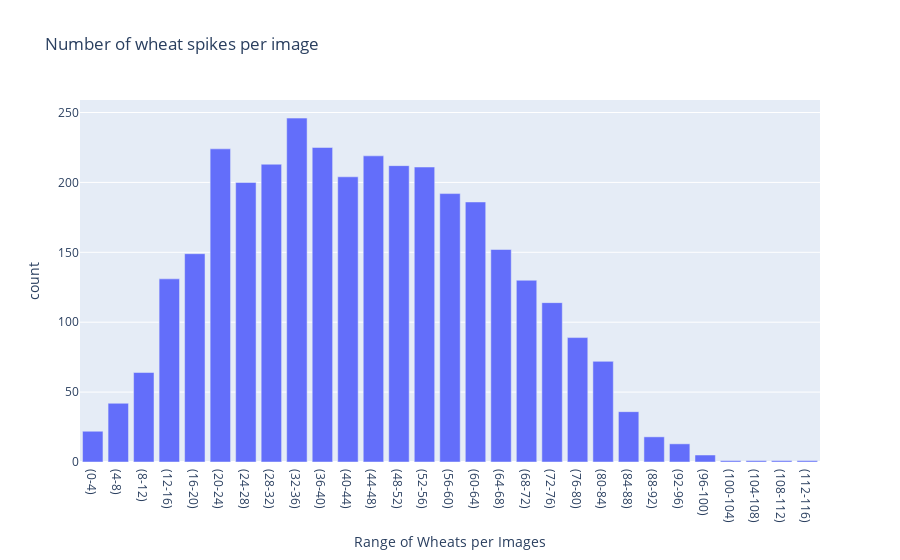

This figure's notebook cell:
### Markdown cell above
Display histogram of the bounding boxes count distribution

### Code cell
# Visualizing Spikes
counts,bins=np.histogram(train_images_spikes['count'],bins=range(0,117,4))
labels=[]
for i in range(0,len(bins)-1):
    labels.append(f'({bins[i]}-{bins[i+1]})')
px.bar(x=labels,y=counts,labels={'x':'Range of Wheats per Images','y':'count'},title="Number of wheat spikes per image")

### Figure 1 — Plotly figure (JSON) as saved in the notebook; plotly's stock layout.template omitted (floating-point values rounded to 4 significant figures)
{"data": [{"alignmentgroup": "True", "hovertemplate": "Range of Wheats per Images=%{x}<br>count=%{y}<extra></extra>", "legendgroup": "", "marker": {"color": "#636efa", "pattern": {"shape": ""}}, "name": "", "offsetgroup": "", "orientation": "v", "showlegend": false, "textposition": "auto", "type": "bar", "x": ["(0-4)", "(4-8)", "(8-12)", "(12-16)", "(16-20)", "(20-24)", "(24-28)", "(28-32)", "(32-36)", "(36-40)", "(40-44)", "(44-48)", "(48-52)", "(52-56)", "(56-60)", "(60-64)", "(64-68)", "(68-72)", "(72-76)", "(76-80)", "(80-84)", "(84-88)", "(88-92)", "(92-96)", "(96-100)", "(100-104)", "(104-108)", "(108-112)", "(112-116)"], "xaxis": "x", "y": [22, 42, 64, 131, 149, 224, 200, 213, 246, 225, 204, 219, 212, 211, 192, 186, 152, 130, 114, 89, 72, 36, 18, 13, 5, 1, 1, 1, 1], "yaxis": "y"}], "layout": {"barmode": "relative", "legend": {"tracegroupgap": 0}, "title": {"text": "Number of wheat spikes per image"}, "xaxis": {"anchor": "y", "domain": [0, 1], "title": {"text": "Range of Wheats per Images"}}, "yaxis": {"anchor": "x", "domain": [0, 1], "title": {"text": "count"}}}}
